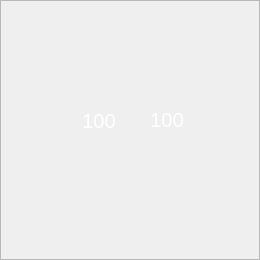
<?xml version="1.0" encoding="UTF-8"?>
<ui version="4.0">
 <class>DydlPlate</class>
 <widget class="QWidget" name="DydlPlate">
  <property name="geometry">
   <rect>
    <x>0</x>
    <y>0</y>
    <width>260</width>
    <height>260</height>
   </rect>
  </property>
  <property name="windowTitle">
   <string>Form</string>
  </property>
  <property name="styleSheet">
   <string notr="true"/>
  </property>
  <widget class="PlateFrame" name="frame">
   <property name="geometry">
    <rect>
     <x>0</x>
     <y>0</y>
     <width>260</width>
     <height>260</height>
    </rect>
   </property>
   <property name="styleSheet">
    <string notr="true">background-image: url(:/pic/表3.png);</string>
   </property>
   <property name="frameShape">
    <enum>QFrame::StyledPanel</enum>
   </property>
   <property name="frameShadow">
    <enum>QFrame::Raised</enum>
   </property>
   <widget class="QLabel" name="r_label">
    <property name="geometry">
     <rect>
      <x>137</x>
      <y>107</y>
      <width>60</width>
      <height>25</height>
     </rect>
    </property>
    <property name="font">
     <font>
      <pointsize>15</pointsize>
     </font>
    </property>
    <property name="styleSheet">
     <string notr="true">color: rgb(255, 255, 255);</string>
    </property>
    <property name="text">
     <string>100</string>
    </property>
    <property name="alignment">
     <set>Qt::AlignCenter</set>
    </property>
   </widget>
   <widget class="QLabel" name="l_label">
    <property name="geometry">
     <rect>
      <x>69</x>
      <y>108</y>
      <width>60</width>
      <height>25</height>
     </rect>
    </property>
    <property name="font">
     <font>
      <pointsize>15</pointsize>
     </font>
    </property>
    <property name="styleSheet">
     <string notr="true">color: rgb(255, 255, 255);</string>
    </property>
    <property name="text">
     <string>100</string>
    </property>
    <property name="alignment">
     <set>Qt::AlignCenter</set>
    </property>
   </widget>
  </widget>
 </widget>
 <customwidgets>
  <customwidget>
   <class>PlateFrame</class>
   <extends>QFrame</extends>
   <header>plateframe.h</header>
   <container>1</container>
  </customwidget>
 </customwidgets>
 <resources/>
 <connections/>
</ui>
